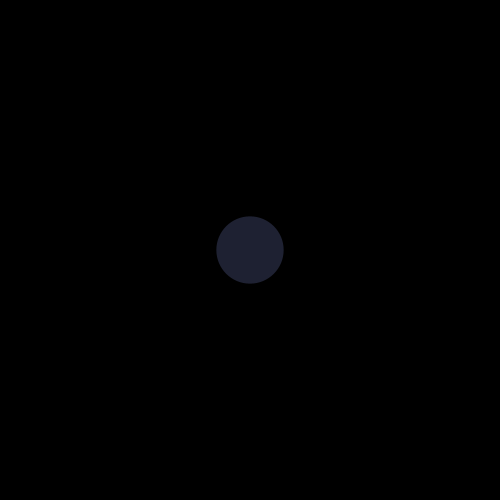
Frame 1 (no input)
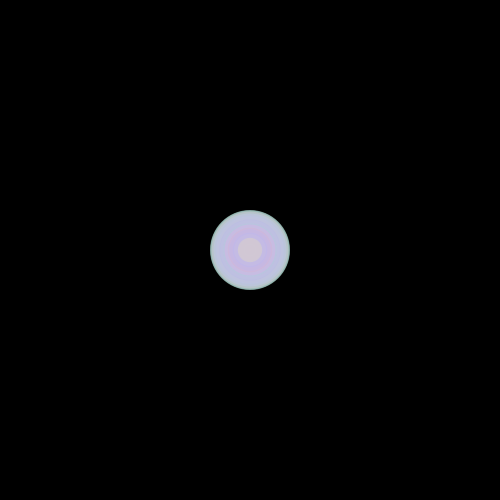
Frame 60 (the mouse pressed at the canvas centre just before this capture)
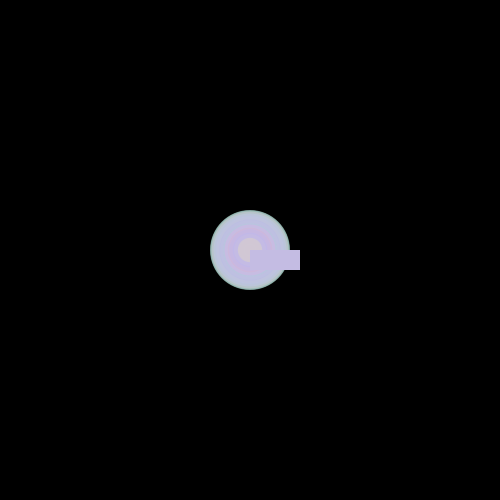
Frame 120 (the mouse held since frame 60 and released just before this capture)

The Processing sketch that drew these frames (run headless with seeded random() and noise(); from frame 60 on, the mouse is pressed at the canvas centre):

// Processing sketch: processing_103833
// ── processing_103833.pde

int counter;

void setup() {  //setup function called initially, only once
  size(500, 500);
  background(0);  //set background white
  colorMode(HSB);   //set colors to Hue, Saturation, Brightness mode
  counter = 0;
}

void draw() {  //draw function loops 
  counter++;
  noStroke();
  fill(random(255),100,255,50);
  
  if(mousePressed == true) { //add some interaction
    rect(mouseX, mouseY, 50, 20);
  }
  else {
    ellipse(width/2, height/2, 80*sin(counter), 80*sin(counter));
  }
}
